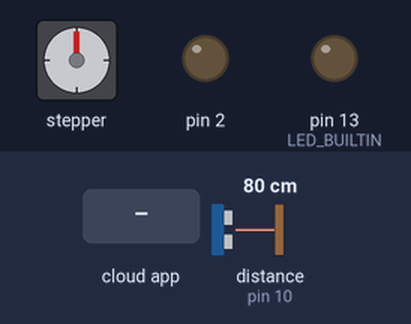
Recording of a sketch running on a simulated Arduino Uno, built with avr-gcc and run on an emulated ATmega328P. On the bench: stepper motor, output pins drawn as LEDs (lit = HIGH). Wiring (inferred from the names in the program): ultrasonic range finder: trigger pin 9; echo pin 10. The test bench sets the inputs (shaded band); at power-on: distance to the obstacle (sensor on pin 10) 80 cm. The echo pulse lasts 58.3 µs per cm; the ROS host is connected and sends only what is stated; stepper angles assume 2048 steps per turn; pins used as bus, display or sensor lines are not drawn.

Above: at 1.2 s.
1.3 s: the phone or cloud app sets command to 90
At 1.76 s:
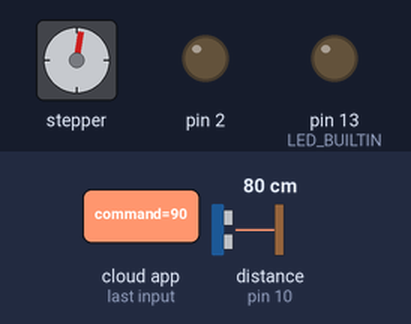
At 2.37 s:
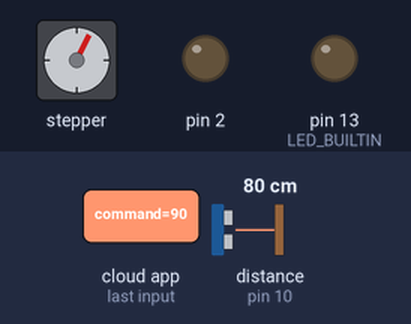
4.3 s: the phone or cloud app sets command to 0
At 8.2 s:
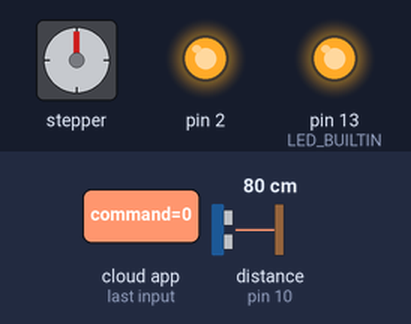
Timing chart, 0 to 13.3 s (numbered marks = the images above; inputs shaded):
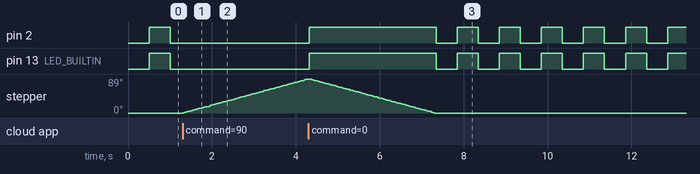

Measured:
- after the input at 1.3 s, pin 2, pin 13 (LED_BUILTIN): stops changing and stays LOW; stepper: keeps turning clockwise at about 30°/s, starting at once

The sketch:

MechatrobotDriver.ino
```cpp
// (licence header left out)
#include <math.h>

// ROS
#include <ros.h>
ros::NodeHandle  nh;

// HC-SR04 Ultrasonic sensor
// https://create.arduino.cc/projecthub/Isaac100/getting-started-with-the-hc-sr04-ultrasonic-sensor-036380
#include <sensor_msgs/Range.h>
#include <std_msgs/Bool.h>

#define TRIG_PIN  9
#define ECHO_PIN 10
sensor_msgs::Range range_msg;

ros::Publisher range_pub("range", &range_msg);

// LED state message
std_msgs::Bool led_state_msg;

// Publisher for LED state
ros::Publisher led_state_pub("led/state", &led_state_msg);

/*
 * range_setup() : setup PIN and msg for ultrasonic, see HC-SR04 data sheet.
 */
void range_setup()
{
  pinMode(TRIG_PIN, OUTPUT);
  pinMode(ECHO_PIN, INPUT);
  range_msg.radiation_type = sensor_msgs::Range::ULTRASOUND;
  range_msg.field_of_view = 0.261799;// 15degree
  range_msg.min_range = 0.02; // [m]
  range_msg.max_range = 4.5;  // [m]
  range_msg.header.frame_id = "range_sensor";

  nh.advertise(range_pub);
}

/*
 * range_loop(): send triger and read echo pulse
 */
void range_loop()
{
  digitalWrite(TRIG_PIN, LOW);
  delayMicroseconds(2);
  digitalWrite(TRIG_PIN, HIGH);
  delayMicroseconds(10);
  digitalWrite(TRIG_PIN, LOW);

  float duration = pulseIn(ECHO_PIN, HIGH);
  range_msg.range = (duration*.000343)/2; // ultrasonic speed is 340m/s = 0.00034m/us
  range_msg.header.stamp = nh.now();

  // setup range publisher
  range_pub.publish(&range_msg);
}

// Stepping motor
// Use Stepper library https://github.com/arduino-libraries/Stepper
#include <Stepper.h>
#include <std_msgs/Int64.h>

#define MOTOR_PIN1 5
#define MOTOR_PIN2 6
#define MOTOR_PIN3 7
#define MOTOR_PIN4 8
#define STEPS_PER_ROTATE_28BYJ48 2048 // steps per rotate 360[deg] / 5.625[deg/step] / 2(phase execution system) * 64(gear ratio)

// note that we swapped C1 and C2 to cope with hardware devices
Stepper stepper(STEPS_PER_ROTATE_28BYJ48, MOTOR_PIN1, MOTOR_PIN3, MOTOR_PIN2, MOTOR_PIN4);
// rpm must be between 1-15
int RPM = 5;

void stepper_cb(const std_msgs::Int64& msg) ;
ros::Subscriber<std_msgs::Int64> stepper_sub("motor1/command", stepper_cb);
std_msgs::Int64 stepper_msg;
ros::Publisher stepper_pub("motor1/position", &stepper_msg);

int absolute_angle = 0;
/*
 * stepper_setup() : set default values
 */
void stepper_setup()
{
  stepper.setSpeed(RPM);

  // setup stepper subscriber and publisher
  nh.subscribe(stepper_sub);
  nh.advertise(stepper_pub);
}

/*
 * stepper_loop() : send target value
 */
void stepper_loop()
{
  // publish current target position
  stepper_msg.data = absolute_angle;
  stepper_pub.publish(&stepper_msg);
}

/*
 * subscribe motor1/command and control stepper
 */
void stepper_cb(const std_msgs::Int64& msg) {
  long relative_angle = msg.data - absolute_angle;
  absolute_angle = msg.data;

  long value = relative_angle * STEPS_PER_ROTATE_28BYJ48 / 360;
  stepper.step(value);
}

/*
 * define setup and loop functions.
 */
void setup()
{
  // setup ros functions
  nh.initNode();

  // setup LED functions
  pinMode(LED_BUILTIN, OUTPUT);
  pinMode(2, OUTPUT);

  nh.advertise(led_state_pub);

  // setup Ultrasonic sensor
  range_setup();

  // setup Stepper motor
  stepper_setup();
}

unsigned long led_timer = 0;
unsigned long range_timer = 0;
unsigned long state_timer = 0;
unsigned long led_count = 0;

void loop()
{
  unsigned long now = millis();

  // blink LED every 0.5 sec
  if ( (now - led_timer) > 500 ) {
    digitalWrite(LED_BUILTIN, (led_count%2==0)?HIGH:LOW);
    led_state_msg.data = (led_count%2==0)?true:false;
    led_state_pub.publish(&led_state_msg);
    digitalWrite(2, (led_count%2==0)?HIGH:LOW);
    led_count++;
    led_timer = now;
  }

  // measure and publich range value every 50 milliseconds
  if ( (now - range_timer) > 50 ) {
    range_loop();
    range_timer = now;
  }

  // publish motor1 position every 50 milliseconds
  if ( (now - state_timer) > 50 ) {
    stepper_loop();
    state_timer = now;
  }

  // ROS
  nh.spinOnce();
}
```
